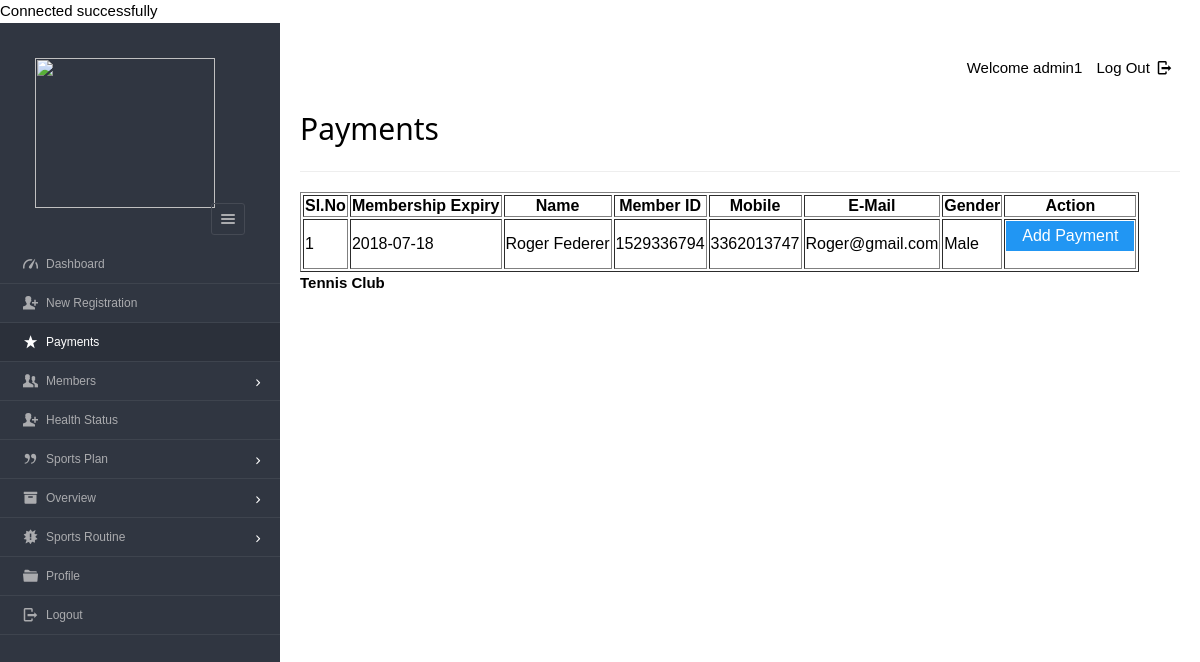
Page /dashboard/admin/payments.php (signed in) on the committed database.
### tables this page shows
CREATE TABLE `users`(
`userid` varchar(20) NOT NULL,
`username` varchar(40),
`gender` varchar(8),
`mobile` varchar(20),
`email` varchar(20),
`dob` varchar(10),
`joining_date` varchar(10),
PRIMARY KEY (`userid`) USING BTREE,
UNIQUE INDEX `email`(`email`) USING BTREE,
INDEX `userid`(`userid`) USING BTREE
);

CREATE TABLE `enrolls_to` (
`et_id` int(5),
`pid` varchar(8) ,
`uid` varchar(20),
`paid_date` varchar(15),
`expire` varchar(15),
`renewal` varchar(15),
PRIMARY KEY (`et_id`) USING BTREE,
INDEX `user_ID`(`uid`) USING BTREE,
INDEX `plan_ID_idx`(`pid`) USING BTREE,
CONSTRAINT `plan_ID` FOREIGN KEY (`pid`) REFERENCES `plan` (`pid`) ON DELETE NO ACTION ON UPDATE NO ACTION,
CONSTRAINT `user_ID` FOREIGN KEY (`uid`) REFERENCES `users` (`userid`) ON DELETE CASCADE ON UPDATE NO ACTION
);

### dashboard/admin/payments.php (the view, shortened to what this page needs)
<?php
require '../../include/db_conn.php';
?>
<!DOCTYPE html>
<html lang="en">
<head>
    <link rel="stylesheet" href="../../css/style.css"  id="style-resource-5">
    <link rel="stylesheet" href="../../css/dashMain.css">
    <link rel="stylesheet" type="text/css" href="../../css/entypo.css">
    <link href="a1style.css" type="text/css" rel="stylesheet">
</head>
      <body class="page-body  page-fade" onload="collapseSidebar()">
    	<div class="page-container sidebar-collapsed" id="navbarcollapse">
		<div class="sidebar-menu">
			<header class="logo-env">
			<div class="logo">
				<a href="main.php">
					<img src="logo1.png" alt="" width="192" height="80" />
				</a>
			</div>
					<div class="sidebar-collapse" onclick="collapseSidebar()">
				<a href="#" class="sidebar-collapse-icon with-animation">
					<i class="entypo-menu"></i>
				</a>
			</div>
			</header>
    		<?php include('nav.php'); ?>
    	</div>
    		<div class="main-content">
				<div class="row">
					<div class="col-md-6 col-sm-8 clearfix">
					</div>
					<div class="col-md-6 col-sm-4 clearfix hidden-xs">
						<ul class="list-inline links-list pull-right">
							<li>Welcome <?php echo $_SESSION['full_name']; ?>
							</li>
							<li>
								<a href="logout.php">
									Log Out <i class="entypo-logout right"></i>
								</a>
							</li>
						</ul>
					</div>
				</div>
		<h2>Payments</h2>
		<hr />
		<table class="table table-bordered datatable" id="table-1" border=1>
			<thead>
				<tr>
					<th>Sl.No</th>
					<th>Membership Expiry</th>
					<th>Name</th>
					<th>Member ID</th>
					<th>Mobile</th>
					<th>E-Mail</th>
					<th>Gender</th>
					<th>Action</th>
				</tr>
			</thead>
				<tbody>
				<?php
					$query  = "select * from enrolls_to where renewal='yes' ORDER BY expire";
					$result = mysqli_query($conn, $query);
					$sno    = 1;
					if (mysqli_affected_rows($conn) != 0) {
					    while ($row = mysqli_fetch_array($result, MYSQLI_ASSOC)) {
					        $uid   = $row['uid'];
					        $planid=$row['pid'];
					        $query1  = "select * from users WHERE userid='$uid'";
					        $result1 = mysqli_query($conn, $query1);
					        if (mysqli_affected_rows($conn) == 1) {
					            while ($row1 = mysqli_fetch_array($result1, MYSQLI_ASSOC)) {
					                 echo "<tr><td>".$sno."</td>";
					                echo "<td>" . $row['expire'] . "</td>";
					                echo "<td>" . $row1['username'] . "</td>";
					                echo "<td>" . $row1['userid'] . "</td>";
					                echo "<td>" . $row1['mobile'] . "</td>";
					                echo "<td>" . $row1['email'] . "</td>";
					                echo "<td>" . $row1['gender'] . "</td>";
					                $sno++;
					                echo "<td><form action='make_payments.php' method='post'><input type='hidden' name='userID' value='" . $uid . "'/>
					                <input type='hidden' name='planID' value='" . $planid . "'/><input type='submit' class='a1-btn a1-blue' value='Add Payment ' class='btn btn-info'/></form></td></tr>";
					                $uid = 0;
					            }
					        }
					    }
					}
					?>
				</tbody>
		</table>
			<?php include('footer.php'); ?>
    	</div>
    </body>
</html>

### css/style.css (style rules this page uses)
html { font-size: 62.5%; font-family: sans-serif; }
div { display: block; }
body { font-family: "Noto Sans", sans-serif, "Helvetica Neue", Helvetica, Arial, sans-serif; font-size: 12px; line-height: 1.428571429; display: block; margin: 0; }
*, *:before, *:after { box-sizing: border-box; }
a { text-decoration: none; background: transparent; }
img { vertical-align: middle; }
img { border: 0; }
.logo img { width: 220px; height: 200px; }
input, button, select, textarea { font-family: inherit; font-size: inherit; line-height: inherit; }
button, input { line-height: normal; }
button, input, select, textarea { font-family: inherit; font-size: 100%; margin: 0; }
input { background-color: white; cursor: text; padding: 1px; border-width: 2px; border-style: inset; border-color: initial; border-image: initial; }
input, textarea, select, button { text-rendering: auto; color: initial; letter-spacing: normal; word-spacing: normal; text-transform: none; text-indent: 0px; text-shadow: none; display: inline-block; text-align: start; margin: 0em; font: 400 13.3333px Arial; }
button, html input[type="button"], input[type="reset"], input[type="submit"] { cursor: pointer; }
a { color: #373e4a; text-decoration: none; }
a { background: transparent; }
a { color: #373e4a; }
.page-container { position: relative; padding-left: 280px; }
.page-container .sidebar-menu { position: absolute; width: 280px; top: 0; left: 0; bottom: 0; background: #303641; color: #aaabae; z-index: 1; min-height: 796px; box-sizing: border-box; }
.page-container .sidebar-menu .logo-env { width: 100%; padding: 35px; padding-bottom: 10px; box-sizing: border-box; }
.page-container .sidebar-menu .logo-env:before, .page-container .sidebar-menu .logo-env:after { content: " "; display: table; }
.page-container .sidebar-menu .logo-env > div { display: block; vertical-align: middle; white-space: nowrap; float: left; }
.page-container .sidebar-menu .logo-env > div > a { display: inline-block; color: #aaabae; }
.page-container .sidebar-menu .logo-env > div.sidebar-collapse, .page-container .sidebar-menu .logo-env > div.sidebar-mobile-menu { position: relative; float: right; }
.page-container .sidebar-menu .logo-env > div.sidebar-collapse a, .page-container .sidebar-menu .logo-env > div.sidebar-mobile-menu a { display: inline-block; border: 1px solid #454a54; text-align: center; padding: 0; line-height: 1; font-size: 20px; font-weight: 300; padding: 5px 2px; background-clip: padding-box; border-radius: 3px; transition: all 200ms ease-in-out; }
.page-container .sidebar-menu .logo-env .logo img { width: 180px; height: 150px; }
.page-container .sidebar-menu .logo-env:after { clear: both; }
ul, ol { margin-top: 0; margin-bottom: 8.5px; }
ul, menu, dir { display: block; list-style-type: disc; }
li { display: list-item; }
i, cite, em, var, address, dfn { font-style: italic; }

### css/entypo.css (style rules this page uses)
[class^="entypo-"]:before, [class*=" entypo-"]:before { font-family: "entypo"; font-style: normal; font-weight: normal; speak: none; display: inline-block; text-decoration: inherit; width: 1em; margin-right: .2em; text-align: center; font-variant: normal; text-transform: none; line-height: 1em; margin-left: .2em; }
.entypo-menu:before { content: '\e811'; }
.entypo-logout:before { content: '\e85d'; }

### rows in the picture
enrolls_to: expire "2018-07-18"
users: username "Roger Federer", userid "1529336794", mobile "3362013747", email "Roger@gmail.com", gender "Male"

### other values in the picture
$_SESSION['full_name'] "admin1"
